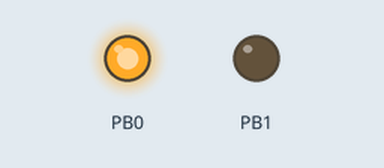
This sketch was run on a simulated ATtiny85, built with avr-gcc and run on an emulated ATtiny85. On the bench: output pins drawn as LEDs (lit = HIGH).

Above: at 0.05 s.
At 1.55 s:
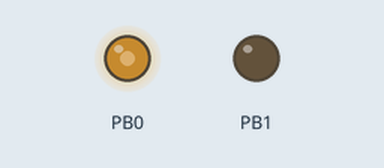
At 3.05 s:
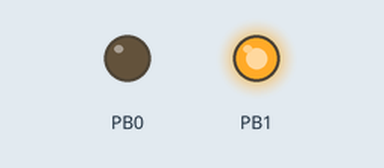
At 6.0 s:
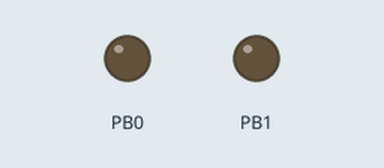
Timing chart, 0 to 7.8 s (numbered marks = the images above):
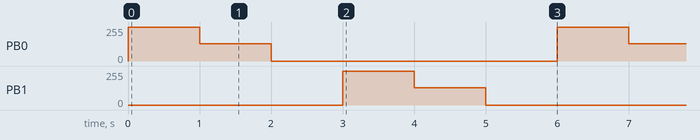

The sketch:

v1.ino
```cpp
void setup() {
    //P0, P1, and P4 are capable of hardware PWM (analogWrite).
    pinMode(0, OUTPUT); //0 is P0, 1 is P1, 4 is P4 - unlike the analog inputs,
    pinMode(1, OUTPUT); //0 is P0, 1 is P1, 4 is P4 - unlike the analog inputs,
                        //for analog (PWM) outputs the pin number matches the port number.
}

void loop() {
    for (int i =0; i <2; i++){
    analogWrite(i,255); //Turn the pin on full (100%)
    delay(1000);
    analogWrite(i,128); //Turn the pin on half (50%)
    delay(1000);
    analogWrite(i,0);   //Turn the pin off (0%)
    delay(1000);
    }
}
```

Measured:
- by itself, PB0, PB1: repeats every 6.0 s: 128/255 1.0 s, 0/255 4.0 s, 255/255 1.0 s
